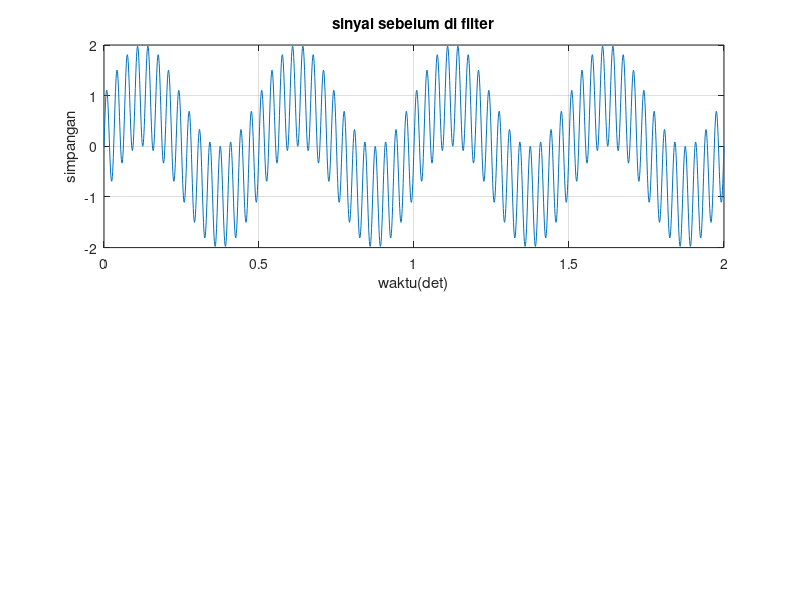

Recreate this plot in MATLAB. (Note: this script raises an error after producing the figure.)
t=0:0.001:2;
f1=2;
f2=30;%dalam Hz
x=sin(2*pi*f1*t)+sin(2*pi*f2*t);
subplot(211), plot(t,x), grid;
xlabel('waktu(det)'),ylabel('simpangan');
title ('sinyal sebelum di filter');
[z,p,k]=buttap(2);
[n,d]=zp2tf(z,p,k);
fc=5;%dalam Hz
wc=2*pi*fc;%frekuensi cutoff baru dalam rad/det
[n1,d1]=lp2lp(n,d,wc);
sys=tf(n1,d1);
y=lsim(sys,x,t);
subplot(212),plot(t,y),grid;
xlabel('waktu (det)');
ylabel('simpangan');
title('Sinyal setelahh diFilter');